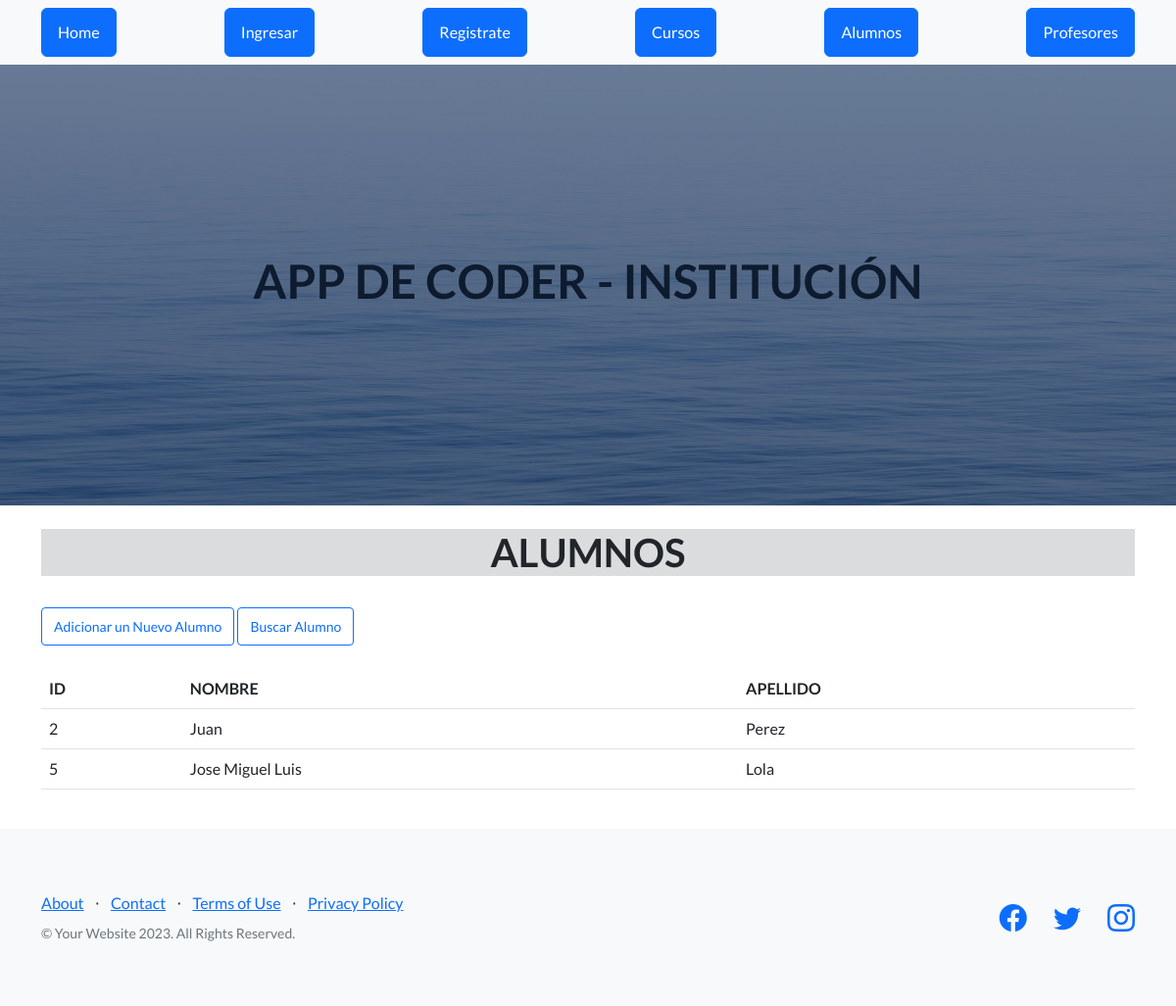
Page /Appcoder/alumnos on the committed database.
### Appcoder/models.py (models this page shows, shortened)
class Alumnos(models.Model):
    nombre= models.CharField(max_length=30)
    apellido=models.CharField(max_length=30)

### Appcoder/views.py (the view)
def alumnos(request):
    avatares = Avatar.objects.filter(user=request.user.id)
    alumno=Alumnos.objects.all()
    return render(request , "alumnos.html", {"alumno": alumno, "url":avatares[0].imagen.url  if avatares.exists () else None})

### Appcoder/template/alumnos.html (shortened to what this page needs)
{% extends 'padre.html' %}
{% load static %}
{% block contenido %}
    <main class="container">
        <br>
        <h1 class="text-center bg-secondary bg-opacity-25"> ALUMNOS </h1>
        <br>
        <a href="alta_alumno" class="btn btn-outline-primary btn-sm">Adicionar un Nuevo Alumno</a>
        <a href="buscar_alumno" class="btn btn-outline-primary btn-sm">Buscar Alumno</a>
        <br>
        <br>
        <table class="table">
            <thead>
                <tr>
                    <th>ID</th>
                    <th>NOMBRE</th>
                    <th>APELLIDO</th>
                </tr>
            </thead>
            <tbody>
                {% for n in alumno %}
                <tr>
                    <td>{{n.id}}</td>
                    <td>{{n.nombre}}</td>
                    <td>{{n.apellido}}</td>
                </tr>
                {% endfor %}
            </tbody>
        </table>
        <br>
    </main>
{% endblock %}

### rows in the picture
Alumnos: id "2", nombre "Juan", apellido "Perez"
Alumnos: id "5", nombre "Jose Miguel Luis", apellido "Lola"
